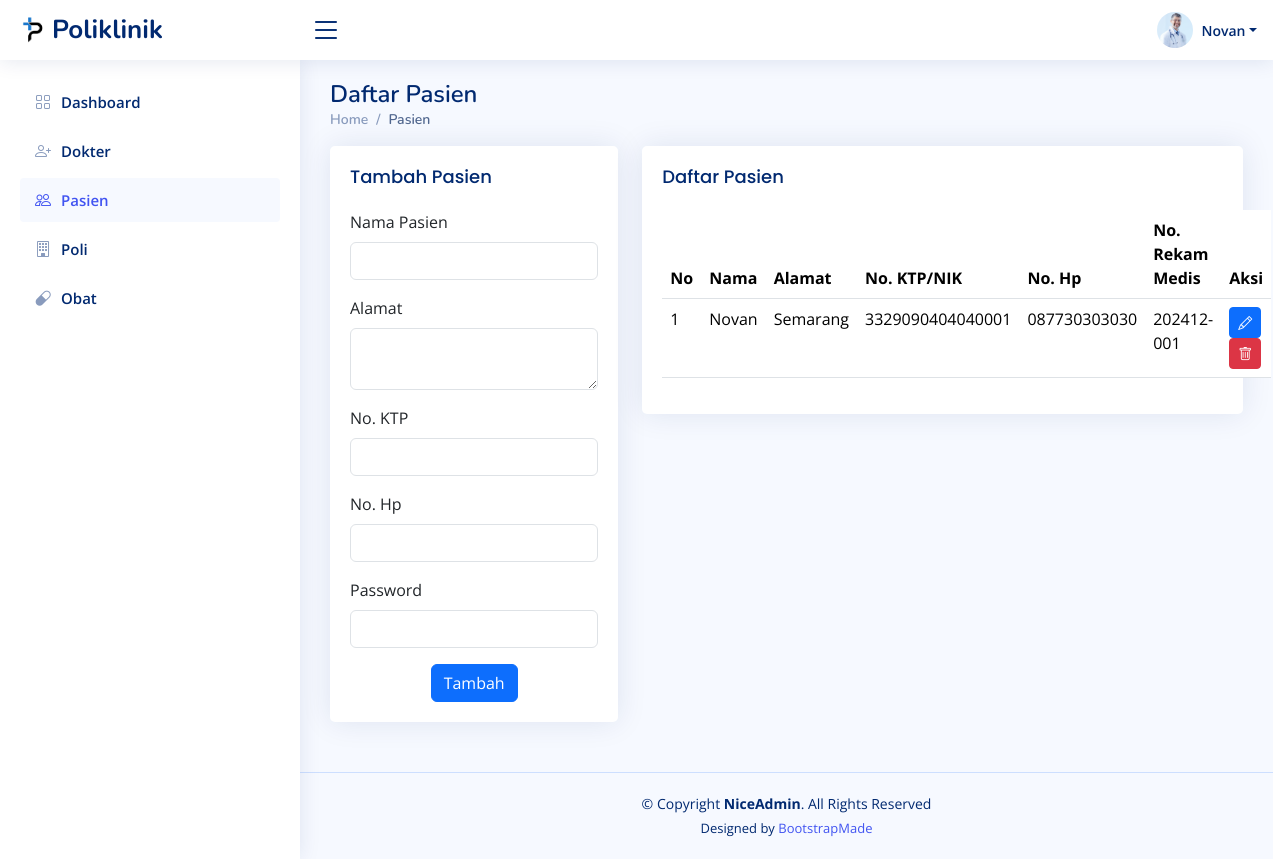
Page /pasien_admin.php (signed in) on the earlier database version.
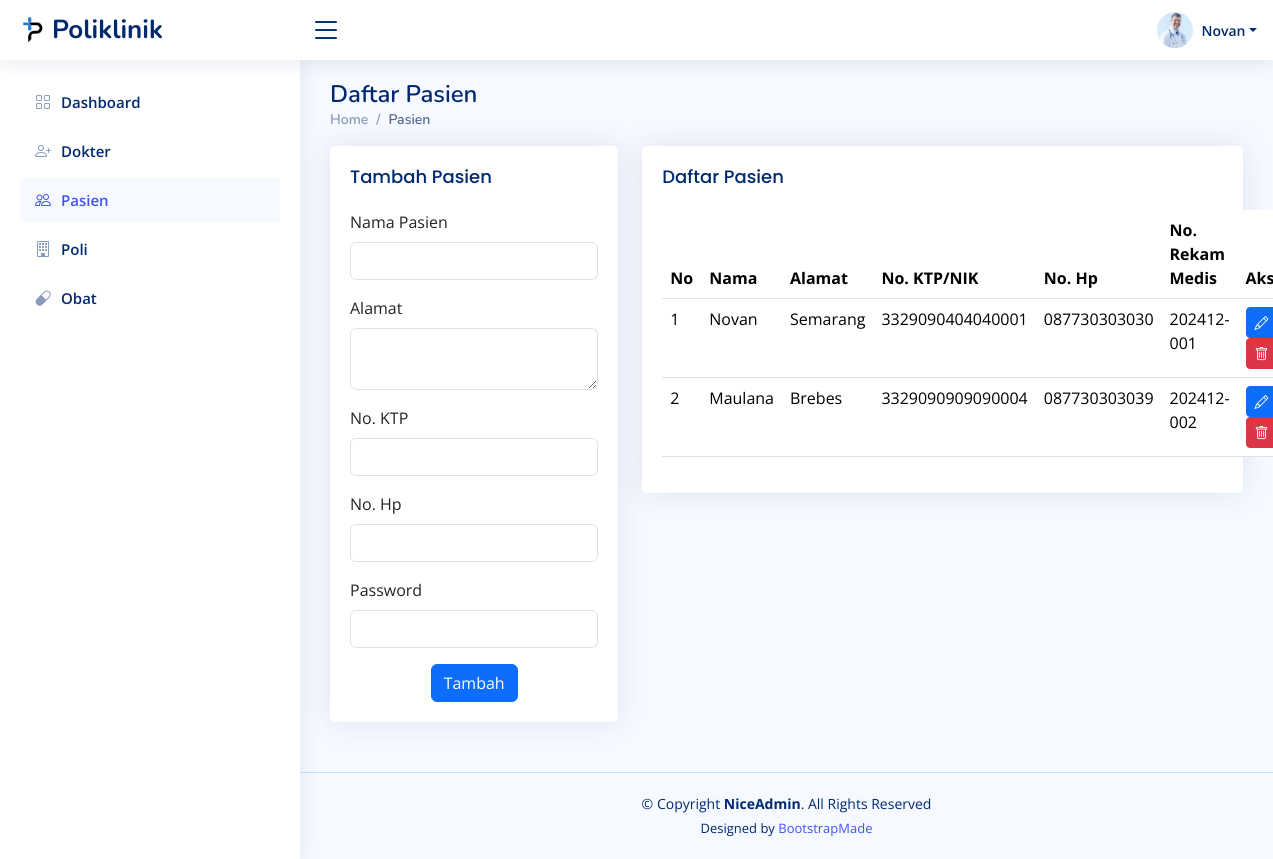
Same page on the later database version.
### tables this page shows
CREATE TABLE `pasien` (
  `id` int(11) NOT NULL,
  `nama` varchar(150) NOT NULL,
  `alamat` text NOT NULL,
  `no_ktp` varchar(16) NOT NULL,
  `password` varchar(255) NOT NULL,
  `no_hp` varchar(16) NOT NULL,
  `no_rm` char(10) DEFAULT NULL
);

### pasien_admin.php (the view, shortened to what the changed rows need)
<!DOCTYPE html>
<html lang="en">
<head>
  <link href="assets/vendor/bootstrap/css/bootstrap.min.css" rel="stylesheet" />
  <link href="assets/vendor/bootstrap-icons/bootstrap-icons.css" rel="stylesheet" />
  <link href="assets/vendor/boxicons/css/boxicons.min.css" rel="stylesheet" />
  <link href="assets/vendor/quill/quill.snow.css" rel="stylesheet" />
  <link href="assets/vendor/quill/quill.bubble.css" rel="stylesheet" />
  <link href="assets/vendor/remixicon/remixicon.css" rel="stylesheet" />
  <link href="assets/vendor/simple-datatables/style.css" rel="stylesheet" />
  <link href="assets/css/style.css" rel="stylesheet" />
</head>
<body>
  <main id="main" class="main">
    <div class="pagetitle">
      <h1>Daftar Pasien</h1>
    </div>
    <section class="section dashboard">
      <div class="row">
        <div class="col-lg-8">
          <div class="row">
            <div class="col-12">
              <div class="card">
                <div class="card-body">
                  <table class="table datatable">
                    <thead>
                      <tr>
                        <th>No</th>
                        <th>Nama</th>
                        <th>Alamat</th>
                        <th>No. KTP/NIK</th>
                        <th>No. Hp</th>
                        <th>No. Rekam Medis</th>
                        <th>Aksi</th>
                      </tr>
                    </thead>
                    <tbody>
                      <?php
                      require 'config/database.php';
                      $no = 1;
                      $query = "SELECT * FROM pasien";
                      $result = mysqli_query($mysqli, $query);
                      while ($data = mysqli_fetch_array($result)) {
                      ?>
                        <tr>
                          <td><?php echo $no++ ?></td>
                          <td><?php echo $data['nama'] ?></td>
                          <td><?php echo $data['alamat'] ?></td>
                          <td><?php echo $data['no_ktp'] ?></td>
                          <td><?php echo $data['no_hp'] ?></td>
                          <td><?php echo $data['no_rm'] ?></td>
                          <td>
                            <button type='button' class='btn btn-sm btn-primary' data-bs-toggle="modal"
                              data-bs-target="#editModal<?php echo $data['id'] ?>"><i class="bi bi-pencil"></i></button>
                            <button type='button' class='btn btn-sm btn-danger' data-bs-toggle="modal"
                              data-bs-target="#deleteModal<?php echo $data['id'] ?>"><i class="bi bi-trash"></i></button>
                          </td>
                        </tr>
                      <?php } ?>
                    </tbody>
                  </table>
                </div>
              </div>
            </div>
          </div>
        </div>
      </div>
    </section>
  </main>
</body>
</html>

Differences in the rows shown:
added pasien: nama "Maulana", alamat "Brebes", no_ktp "3329090909090004", no_hp "087730303039", no_rm "202412-002"
